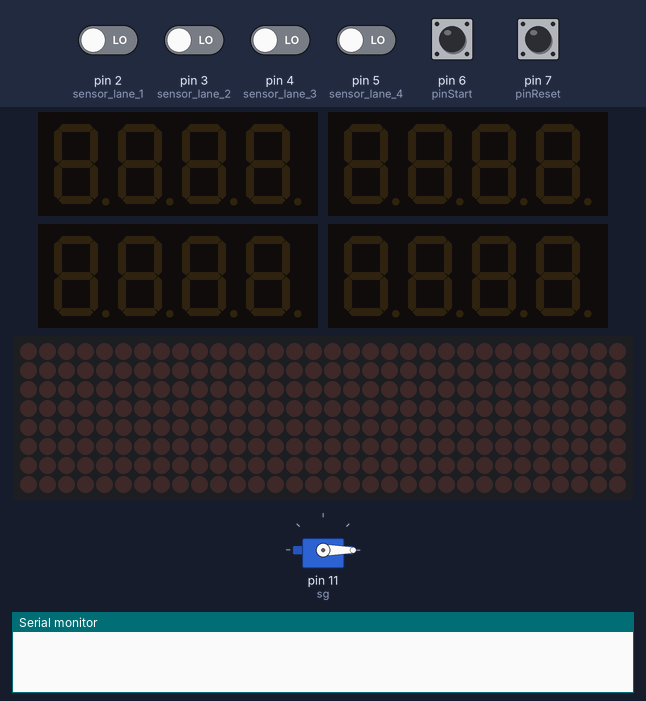
The sketch below on a simulated Arduino Uno, built with avr-gcc and run on an emulated ATmega328P. Parts: servo, 4 × 4-digit seven-segment display, 32×8 LED matrix, the last lines printed to the serial monitor. The test bench sets the inputs (shaded band); at power-on: pin 6 (pinStart), pin 7 (pinReset) HIGH, pin 2 (sensor_lane_1), pin 3 (sensor_lane_2), pin 4 (sensor_lane_3), pin 5 (sensor_lane_4) LOW.

Above: at 1.2 s.
1.3 s: pin 7 (pinReset) pulled LOW for 1 s
At 3.4 s:
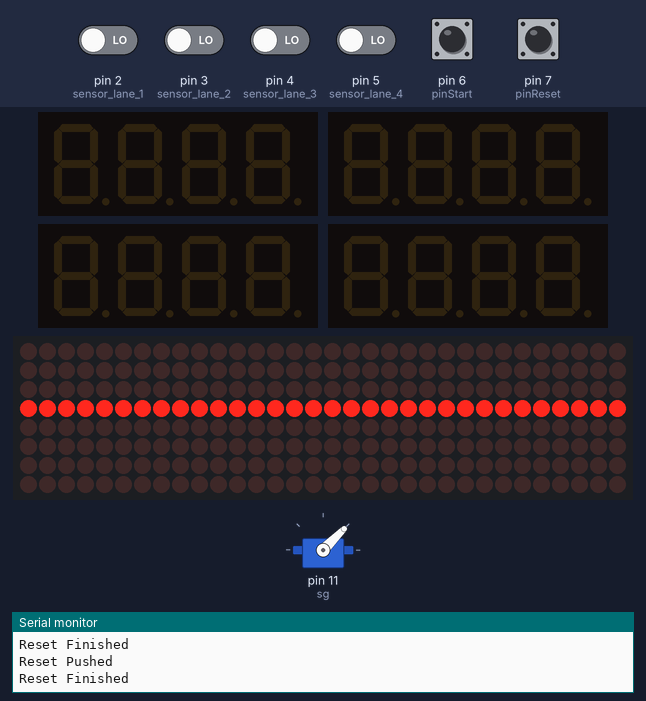
3.8 s: pin 6 (pinStart) pulled LOW for 0.15 s
At 4.7 s:
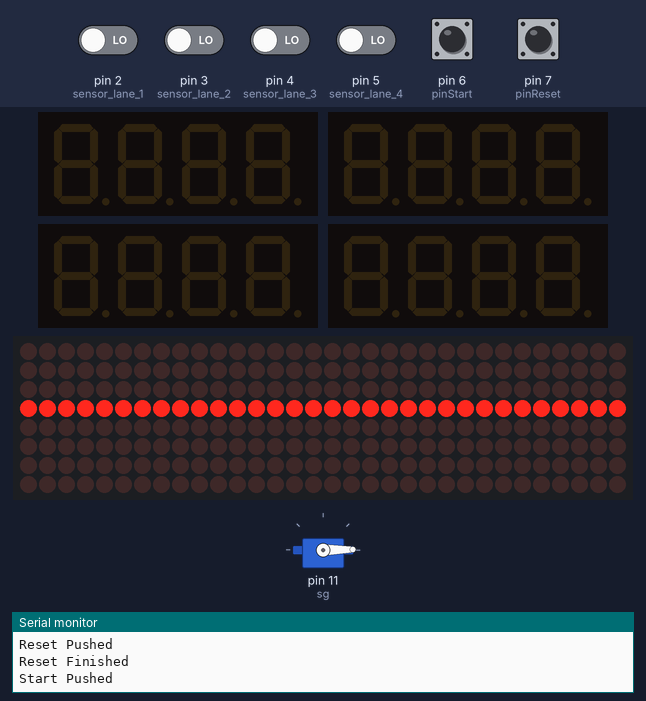
At 19.2 s:
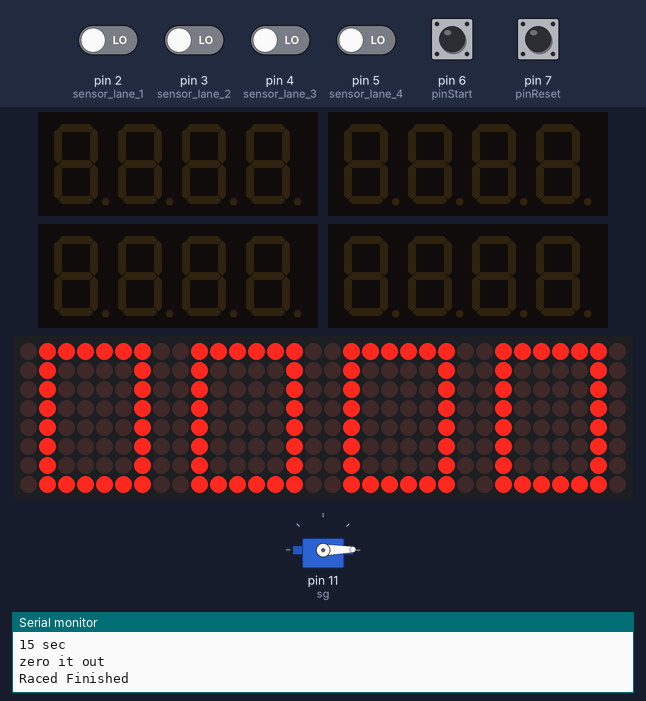
Timing chart, 0 to 20.3 s (numbered marks = the images above; inputs shaded):
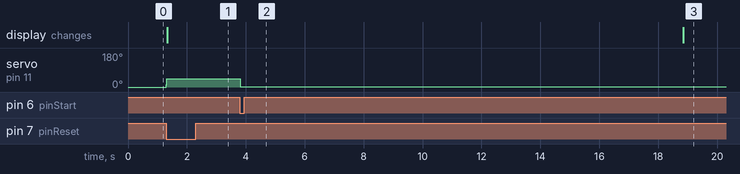

The sketch:

PineWood_Derby_Final.ino
```cpp
/*

  Pine wood derby

  This code runs off of 4 Light Diodes and powers 4 8x8 matrix's and 4 4 number 7 segment displays.

  On the arduino plug in the light diodes to pings 2, 3, 4, 5

  The matrix displays will use the pins 9,10,11,12 (DIN,CLK,CS,#of displays)

  the 7 segment displays will uses the serial connection adjust the jumpers to use 0x70-0x73 respectivly

*/

#include <avr/pgmspace.h>
#include <Wire.h>
#include "Adafruit_LEDBackpack.h"
#include "Adafruit_GFX.h"
#include "LedControl.h"
#include <Servo.h>

Servo sg;

int sg_pos = 0;

int sensor_lane_1 = 2;
int sensor_lane_2 = 3;
int sensor_lane_3 = 4;
int sensor_lane_4 = 5;

int pinStart = 6;
int pinReset = 7;

Adafruit_7segment time_lane_1 = Adafruit_7segment();
Adafruit_7segment time_lane_2 = Adafruit_7segment();
Adafruit_7segment time_lane_3 = Adafruit_7segment();
Adafruit_7segment time_lane_4 = Adafruit_7segment();

LedControl lc = LedControl(8,10,9,4);

unsigned long start, finish, elapsed;

unsigned long bufferLong [14] = {0};
const long scrollDelay = 75;   // adjust scrolling speed

prog_uchar scrollText[] PROGMEM = { " Pinewood Derby   Ready   Set   Race..       \0"};

//Numeric Font Matrix (Arranged as 7x font data + 1x kerning data) //Space (Char 0x20)
prog_uchar font5x7 [] PROGMEM = {
    B00000000, B00000000, B00000000, B00000000, B00000000, B00000000, B00000000, 6, // Space
    B10000000, B10000000, B10000000, B10000000, B00000000, B00000000, B10000000, 2, // !
    B10100000, B10100000, B10100000, B00000000, B00000000, B00000000, B00000000, 4, // "
    B01010000, B01010000, B11111000, B01010000, B11111000, B01010000, B01010000, 6, // #
    B00100000, B01111000, B10100000, B01110000, B00101000, B11110000, B00100000, 6, //$
    B11000000, B11001000, B00010000, B00100000, B01000000, B10011000, B00011000, 6, //%
    B01100000, B10010000, B10100000, B01000000, B10101000, B10010000, B01101000, 6, //&
    B11000000, B01000000, B10000000, B00000000, B00000000, B00000000, B00000000, 3, //'
    B00100000, B01000000, B10000000, B10000000, B10000000, B01000000, B00100000, 4, //(
    B10000000, B01000000, B00100000, B00100000, B00100000, B01000000, B10000000, 4, //)
    B00000000, B00100000, B10101000, B01110000, B10101000, B00100000, B00000000, 6, //*
    B00000000, B00100000, B00100000, B11111000, B00100000, B00100000, B00000000, 6, //+
    B00000000, B00000000, B00000000, B00000000, B11000000, B01000000, B10000000, 3, //,
    B00000000, B00000000, B11111000, B00000000, B00000000, B00000000, B00000000, 6, //-
    B00000000, B00000000, B00000000, B00000000, B00000000, B11000000, B11000000, 3, //.
    B00000000, B00001000, B00010000, B00100000, B01000000, B10000000, B00000000, 6, ///
    B01110000, B10001000, B10011000, B10101000, B11001000, B10001000, B01110000, 6, //0
    B01000000, B11000000, B01000000, B01000000, B01000000, B01000000, B11100000, 4, //1
    B01110000, B10001000, B00001000, B00010000, B00100000, B01000000, B11111000, 6, //2
    B11111000, B00010000, B00100000, B00010000, B00001000, B10001000, B01110000, 6, //3
    B00010000, B00110000, B01010000, B10010000, B11111000, B00010000, B00010000, 6, //4
    B11111000, B10000000, B11110000, B00001000, B00001000, B10001000, B01110000, 6, //5
    B00110000, B01000000, B10000000, B11110000, B10001000, B10001000, B01110000, 6, //6
    B11111000, B10001000, B00001000, B00010000, B00100000, B00100000, B00100000, 6, //7
    B01110000, B10001000, B10001000, B01110000, B10001000, B10001000, B01110000, 6, //8
    B01110000, B10001000, B10001000, B01111000, B00001000, B00010000, B01100000, 6, //9
    B00000000, B11000000, B11000000, B00000000, B11000000, B11000000, B00000000, 3, //:
    B00000000, B11000000, B11000000, B00000000, B11000000, B01000000, B10000000, 3, //;
    B00010000, B00100000, B01000000, B10000000, B01000000, B00100000, B00010000, 5, //<
    B00000000, B00000000, B11111000, B00000000, B11111000, B00000000, B00000000, 6, //=
    B10000000, B01000000, B00100000, B00010000, B00100000, B01000000, B10000000, 5, //>
    B01110000, B10001000, B00001000, B00010000, B00100000, B00000000, B00100000, 6, //?
    B01110000, B10001000, B00001000, B01101000, B10101000, B10101000, B01110000, 6, //@
    B01110000, B10001000, B10001000, B10001000, B11111000, B10001000, B10001000, 6, //A
    B11110000, B10001000, B10001000, B11110000, B10001000, B10001000, B11110000, 6, //B
    B01110000, B10001000, B10000000, B10000000, B10000000, B10001000, B01110000, 6, //C
    B11100000, B10010000, B10001000, B10001000, B10001000, B10010000, B11100000, 6, //D
    B11111000, B10000000, B10000000, B11110000, B10000000, B10000000, B11111000, 6, //E
    B11111000, B10000000, B10000000, B11110000, B10000000, B10000000, B10000000, 6, //F
    B01110000, B10001000, B10000000, B10111000, B10001000, B10001000, B01111000, 6, //G
    B10001000, B10001000, B10001000, B11111000, B10001000, B10001000, B10001000, 6, //H
    B11100000, B01000000, B01000000, B01000000, B01000000, B01000000, B11100000, 4, //I
    B00111000, B00010000, B00010000, B00010000, B00010000, B10010000, B01100000, 6, //J
    B10001000, B10010000, B10100000, B11000000, B10100000, B10010000, B10001000, 6, //K
    B10000000, B10000000, B10000000, B10000000, B10000000, B10000000, B11111000, 6, //L
    B10001000, B11011000, B10101000, B10101000, B10001000, B10001000, B10001000, 6, //M
    B10001000, B10001000, B11001000, B10101000, B10011000, B10001000, B10001000, 6, //N
    B01110000, B10001000, B10001000, B10001000, B10001000, B10001000, B01110000, 6, //O
    B11110000, B10001000, B10001000, B11110000, B10000000, B10000000, B10000000, 6, //P
    B01110000, B10001000, B10001000, B10001000, B10101000, B10010000, B01101000, 6, //Q
    B11110000, B10001000, B10001000, B11110000, B10100000, B10010000, B10001000, 6, //R
    B01111000, B10000000, B10000000, B01110000, B00001000, B00001000, B11110000, 6, //S
    B11111000, B00100000, B00100000, B00100000, B00100000, B00100000, B00100000, 6, //T
    B10001000, B10001000, B10001000, B10001000, B10001000, B10001000, B01110000, 6, //U
    B10001000, B10001000, B10001000, B10001000, B10001000, B01010000, B00100000, 6, //V
    B10001000, B10001000, B10001000, B10101000, B10101000, B10101000, B01010000, 6, //W
    B10001000, B10001000, B01010000, B00100000, B01010000, B10001000, B10001000, 6, //X
    B10001000, B10001000, B10001000, B01010000, B00100000, B00100000, B00100000, 6, //Y
    B11111000, B00001000, B00010000, B00100000, B01000000, B10000000, B11111000, 6, //Z
    B11100000, B10000000, B10000000, B10000000, B10000000, B10000000, B11100000, 4, //[
    B00000000, B10000000, B01000000, B00100000, B00010000, B00001000, B00000000, 6, //(Backward Slash)
    B11100000, B00100000, B00100000, B00100000, B00100000, B00100000, B11100000, 4, //]
    B00100000, B01010000, B10001000, B00000000, B00000000, B00000000, B00000000, 6, //^
    B00000000, B00000000, B00000000, B00000000, B00000000, B00000000, B11111000, 6, //_
    B10000000, B01000000, B00100000, B00000000, B00000000, B00000000, B00000000, 4, //`
    B00000000, B00000000, B01110000, B00001000, B01111000, B10001000, B01111000, 6, //a
    B10000000, B10000000, B10110000, B11001000, B10001000, B10001000, B11110000, 6, //b
    B00000000, B00000000, B01110000, B10001000, B10000000, B10001000, B01110000, 6, //c
    B00001000, B00001000, B01101000, B10011000, B10001000, B10001000, B01111000, 6, //d
    B00000000, B00000000, B01110000, B10001000, B11111000, B10000000, B01110000, 6, //e
    B00110000, B01001000, B01000000, B11100000, B01000000, B01000000, B01000000, 6, //f
    B00000000, B01111000, B10001000, B10001000, B01111000, B00001000, B01110000, 6, //g
    B10000000, B10000000, B10110000, B11001000, B10001000, B10001000, B10001000, 6, //h
    B01000000, B00000000, B11000000, B01000000, B01000000, B01000000, B11100000, 4, //i
    B00010000, B00000000, B00110000, B00010000, B00010000, B10010000, B01100000, 5, //j
    B10000000, B10000000, B10010000, B10100000, B11000000, B10100000, B10010000, 5, //k
    B11000000, B01000000, B01000000, B01000000, B01000000, B01000000, B11100000, 4, //l
    B00000000, B00000000, B11010000, B10101000, B10101000, B10001000, B10001000, 6, //m
    B00000000, B00000000, B10110000, B11001000, B10001000, B10001000, B10001000, 6, //n
    B00000000, B00000000, B01110000, B10001000, B10001000, B10001000, B01110000, 6, //o
    B00000000, B00000000, B11110000, B10001000, B11110000, B10000000, B10000000, 6, //p
    B00000000, B00000000, B01101000, B10011000, B01111000, B00001000, B00001000, 6, //q
    B00000000, B00000000, B10110000, B11001000, B10000000, B10000000, B10000000, 6, //r
    B00000000, B00000000, B01110000, B10000000, B01110000, B00001000, B11110000, 6, //s
    B01000000, B01000000, B11100000, B01000000, B01000000, B01001000, B00110000, 6, //t
    B00000000, B00000000, B10001000, B10001000, B10001000, B10011000, B01101000, 6, //u
    B00000000, B00000000, B10001000, B10001000, B10001000, B01010000, B00100000, 6, //v
    B00000000, B00000000, B10001000, B10101000, B10101000, B10101000, B01010000, 6, //w
    B00000000, B00000000, B10001000, B01010000, B00100000, B01010000, B10001000, 6, //x
    B00000000, B00000000, B10001000, B10001000, B01111000, B00001000, B01110000, 6, //y
    B00000000, B00000000, B11111000, B00010000, B00100000, B01000000, B11111000, 6, //z
    B00100000, B01000000, B01000000, B10000000, B01000000, B01000000, B00100000, 4, //{
    B10000000, B10000000, B10000000, B10000000, B10000000, B10000000, B10000000, 2, //|
    B10000000, B01000000, B01000000, B00100000, B01000000, B01000000, B10000000, 4, //}
    B00000000, B00000000, B00000000, B01101000, B10010000, B00000000, B00000000, 6, //~
    B01100000, B10010000, B10010000, B01100000, B00000000, B00000000, B00000000, 5  // (Char 0x7F)
};

byte four[] = { B00100100, B00100100, B00100100, B00111100, B00000100, B00000100, B00000100, B00000100 };
byte thrd[] = { B00011000, B00100100, B00000100, B00011000, B00000100, B00000100, B00100100, B00011000 };
byte scnd[] = { B00011000, B00100100, B00100100, B00001000, B00010000, B00100000, B00100000, B00111100 };
byte frst[] = { B00010000, B00110000, B00010000, B00010000, B00010000, B00010000, B00010000, B00111000 };
byte error[] = { B01111110, B01000010, B01000010, B01000010, B01000010, B01000010, B01000010, B01111110 };
byte dash[] = { B00000000, B00000000, B00000000, B11111111, B00000000, B00000000, B00000000, B00000000 };

/**************************************************************************/


void setup(){
  Serial.begin(9600);

  sg.attach(11);

  pinMode(pinStart, INPUT);
  pinMode(pinReset, INPUT);

  time_lane_1.begin(0x70);
  time_lane_2.begin(0x71);
  time_lane_3.begin(0x72);
  time_lane_4.begin(0x73);

  time_lane_1.clear();
  time_lane_1.writeDisplay();

  time_lane_2.clear();
  time_lane_2.writeDisplay();

  time_lane_3.clear();
  time_lane_3.writeDisplay();

  time_lane_4.clear();
  time_lane_4.writeDisplay();

  lc.shutdown(0,false); // Wake them up
  lc.shutdown(1,false);
  lc.shutdown(2,false);
  lc.shutdown(3,false);

  lc.setIntensity(0,5);
  lc.setIntensity(1,5);
  lc.setIntensity(2,5);
  lc.setIntensity(3,5);

  lc.clearDisplay(0);
  lc.clearDisplay(1);
  lc.clearDisplay(2);
  lc.clearDisplay(3);

 pinMode(sensor_lane_1, INPUT);
 pinMode(sensor_lane_2, INPUT);
 pinMode(sensor_lane_3, INPUT);
 pinMode(sensor_lane_4, INPUT);

  sg_pos = 0;
  sg.write(sg_pos);

}


void loop(){
   int btnStart = digitalRead(pinStart);
   int btnReset = digitalRead(pinReset);

   if(btnReset == LOW){
    //scrollMessage(scrollText);
    resetTrack();
  }

  if(btnStart == LOW){
    startRace();
  }

}

/**************************************************************************/
void startRace(){
  int wc[] = {1,2,3,4};
  int f1 = 0;
  int f2 = 0;
  int f3 = 0;
  int f4 = 0;
  int pos = 0;

  int in_time = 0;


  Serial.println("Start Pushed");
  moveServo(1);
  showDash();

  do {
    if(in_time == 0){
      start = millis();
      in_time = 1;
    }

    if(digitalRead(sensor_lane_1) == HIGH && f1 == 0){
      showPlace(0,wc[pos]);
      pos++;
      f1++;
      double lap = pTime(0,start);
      setTime(lap,time_lane_1);
    }

    if(digitalRead(sensor_lane_2) == HIGH && f2 == 0){
      showPlace(1,wc[pos]);
      pos++;
      f2++;
      double lap = pTime(1,start);
      setTime(lap,time_lane_2);
    }

   if(digitalRead(sensor_lane_3) == HIGH && f3 == 0){
      showPlace(2,wc[pos]);
      pos++;
      f3++;
      double lap = pTime(2,start);
      setTime(lap,time_lane_3);
    }

   if(digitalRead(sensor_lane_4) == HIGH && f4 == 0){
      showPlace(3,wc[pos]);
      pos++;
      f4++;
      double lap = pTime(3,start);
      setTime(lap,time_lane_4);
    }

        finish = millis();
        elapsed = finish-start;
        if(elapsed > 15000){
          Serial.println("15 sec");
          Serial.println("zero it out");
          if(f1 == 0){
            showPlace(0, 9);
            f1++;
            setTime(9.999, time_lane_1);
          }
          if(f2 == 0){
            showPlace(1, 9);
            f2++;
            setTime(9.999, time_lane_2);
          }
          if(f3 == 0){
            showPlace(2, 9);
            f3++;
            setTime(9.999, time_lane_3);
          }
          if(f4 == 0){
            showPlace(3,9);
            f4++;
            setTime(9.999,time_lane_4);
          }
          pos = 4;
        }

  }while(pos < 4);
  Serial.println("Raced Finished");
}

void resetTrack(){
  Serial.println("Reset Pushed");
  /*
  int c = 0;
  do {


    c++;
    delay(100);
  }while(c < 5);
  */
  moveServo(45);
  showDash();
  delay(100);

  //int myAry[5] = {82,101,97,100,121};
  //displayStatus(myAry);
  Serial.println("Reset Finished");

}

void moveServo(int x){

  // sg_pos

 if(sg_pos < x){
    do{
      sg_pos++;
      if(sg_pos > 180){
        sg_pos = 180;
      }
      sg.write(sg_pos);
    }while(sg_pos < x);
 }else{
   do{
     sg_pos--;
     if(sg_pos < 1){
       sg_pos = 1;
     }
     sg.write(sg_pos);
   }while(sg_pos > x);
  }
}

/**************************************************************************/

double pTime(int l, unsigned long start){

  float h,m,s,ms;
  unsigned long over;

        finish = millis();
        elapsed = finish-start;
        over=elapsed%60000;
        s=int(over/1000);
        ms=over%1000;

        Serial.print("Lane ");
        Serial.print(l);
        Serial.print(": ");
        Serial.print(s,0);
        Serial.print(".");
        Serial.println(ms,0);

        double mil_sec = ms/1000;
        double lap_time = s + mil_sec;
        Serial.println(lap_time);

  return lap_time;
}

void showDash(){
    setNum(0,dash);
    setNum(1,dash);
    setNum(2,dash);
    setNum(3,dash);

    time_lane_1.clear();
    time_lane_2.clear();
    time_lane_3.clear();
    time_lane_4.clear();
    time_lane_1.writeDisplay();
    time_lane_2.writeDisplay();
    time_lane_3.writeDisplay();
    time_lane_4.writeDisplay();


}

void showPlace(int lane, int place){

  if(place == 1){
    setNum(lane,frst);
  }else if(place == 2){
    setNum(lane,scnd);
  }else if(place == 3){
    setNum(lane,thrd);
  }else if(place == 4){
    setNum(lane,four);
  }else if(place == 9){
    setNum(lane,error);
  }

}

void setNum(int x, byte * ary){
  for(int i = 0; i < 8; i++){
    lc.setRow(x,i,ary[i]);
  }
}

/*
65 = A 97, 66 = B 98, 67 = C 99, 68 = D 100, 69 = E 101, 70 = F 102, 71 = G 103,
72 = H 104, 73 = I 105, 74 = J 106, 75 = K 107, 76 = L 108, 77 = M 109, 78 = N 110,
79 = O 111, 80 = P 112, 81 = Q 113, 82 = R 114, 83 = S 115, 84 = T 116, 85 = U 117,
86 = V 118, 87 = W 119, 88 = X 120, 89 = Y 121, 90 = Z 122,
*/

void displayStatus(int * myAry){

  //int myAry[5] = {82,101,97,100,121};

  for(int i=0; i<5; i++){
    loadBufferLong(myAry[i]);
  }

  // blank it out
  for(int i=0; i < 6; i++){
    loadBufferLong(32);
  }

  for(int i=0; i < 4; i++){
    lc.clearDisplay(i);
  }
}


// Scroll Message
void scrollMessage(prog_uchar * messageString) {
    int counter = 0;
    int myChar=0;
    do {
        // read back a char

        myChar =  pgm_read_byte_near(messageString + counter);
        Serial.println(myChar);
        if (myChar != 0){
            loadBufferLong(myChar);
        }
        counter++;
    }
    while (myChar != 0);
}
// Load character into scroll buffer
void loadBufferLong(int ascii){
    if (ascii >= 0x20 && ascii <=0x7f){
        for (int a=0;a<7;a++){                      // Loop 7 times for a 5x7 font
            unsigned long c = pgm_read_byte_near(font5x7 + ((ascii - 0x20) * 8) + a);     // Index into character table to get row data
            unsigned long x = bufferLong [a*2];     // Load current scroll buffer
            x = x | c;                              // OR the new character onto end of current
            bufferLong [a*2] = x;                   // Store in buffer
        }
        byte count = pgm_read_byte_near(font5x7 +((ascii - 0x20) * 8) + 7);     // Index into character table for kerning data
        for (byte x=0; x<count;x++){
            rotateBufferLong();
            printBufferLong();
            delay(scrollDelay);
        }
    }
}
// Rotate the buffer
void rotateBufferLong(){
    for (int a=0;a<7;a++){                      // Loop 7 times for a 5x7 font
        unsigned long x = bufferLong [a*2];     // Get low buffer entry
        byte b = bitRead(x,31);                 // Copy high order bit that gets lost in rotation
        x = x<<1;                               // Rotate left one bit
        bufferLong [a*2] = x;                   // Store new low buffer
        x = bufferLong [a*2+1];                 // Get high buffer entry
        x = x<<1;                               // Rotate left one bit
        bitWrite(x,0,b);                        // Store saved bit
        bufferLong [a*2+1] = x;                 // Store new high buffer
    }
}
// Display Buffer on LED matrix
void printBufferLong(){
  for (int a=0;a<7;a++){                    // Loop 7 times for a 5x7 font
    unsigned long x = bufferLong [a*2+1];   // Get high buffer entry
    byte y = x;                             // Mask off first character
    lc.setRow(0,a,y);                       // Send row to relevent MAX7219 chip
    x = bufferLong [a*2];                   // Get low buffer entry
    y = (x>>24);                            // Mask off second character
    lc.setRow(1,a,y);                       // Send row to relevent MAX7219 chip
    y = (x>>16);                            // Mask off third character
    lc.setRow(2,a,y);                       // Send row to relevent MAX7219 chip
    y = (x>>8);                             // Mask off forth character
    lc.setRow(3,a,y);                       // Send row to relevent MAX7219 chip
  }
}

void showPoll(int x, Adafruit_7segment m){

    m.writeDigitNum(1, x, 0);
      m.writeDisplay();

}

void setTime(double time, Adafruit_7segment m){

   m.printFloat(time,3);
    m.writeDisplay();

}
```

Measured:
- after the input at 1.3 s, servo on pin 11 (sg): 0° → 12° at once, then repeats every 0.23 s: 45° 0.11 s, 44° 0.12 s, until it stays 45° from 2.3 s; the display: changes at once (image 1)
- after the input at 3.8 s, servo on pin 11 (sg): 45° → 1° at once
